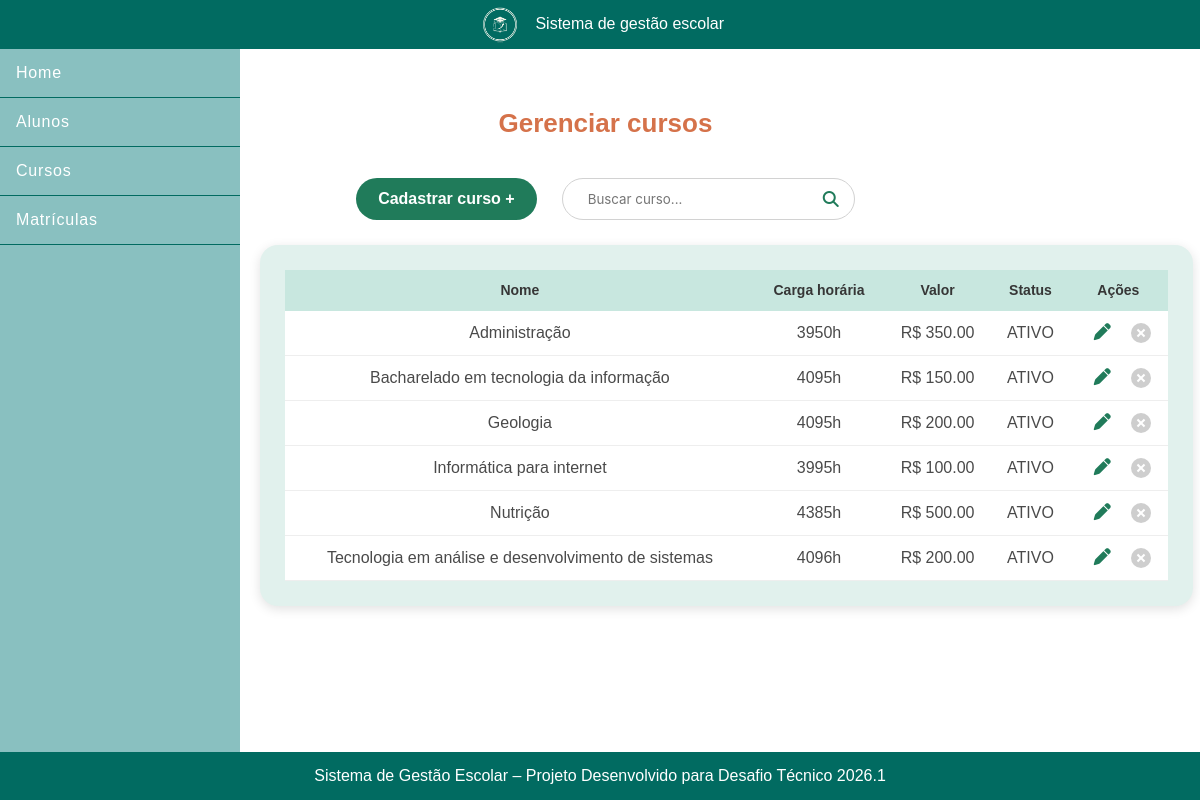
The app's page /cursos/, older data.
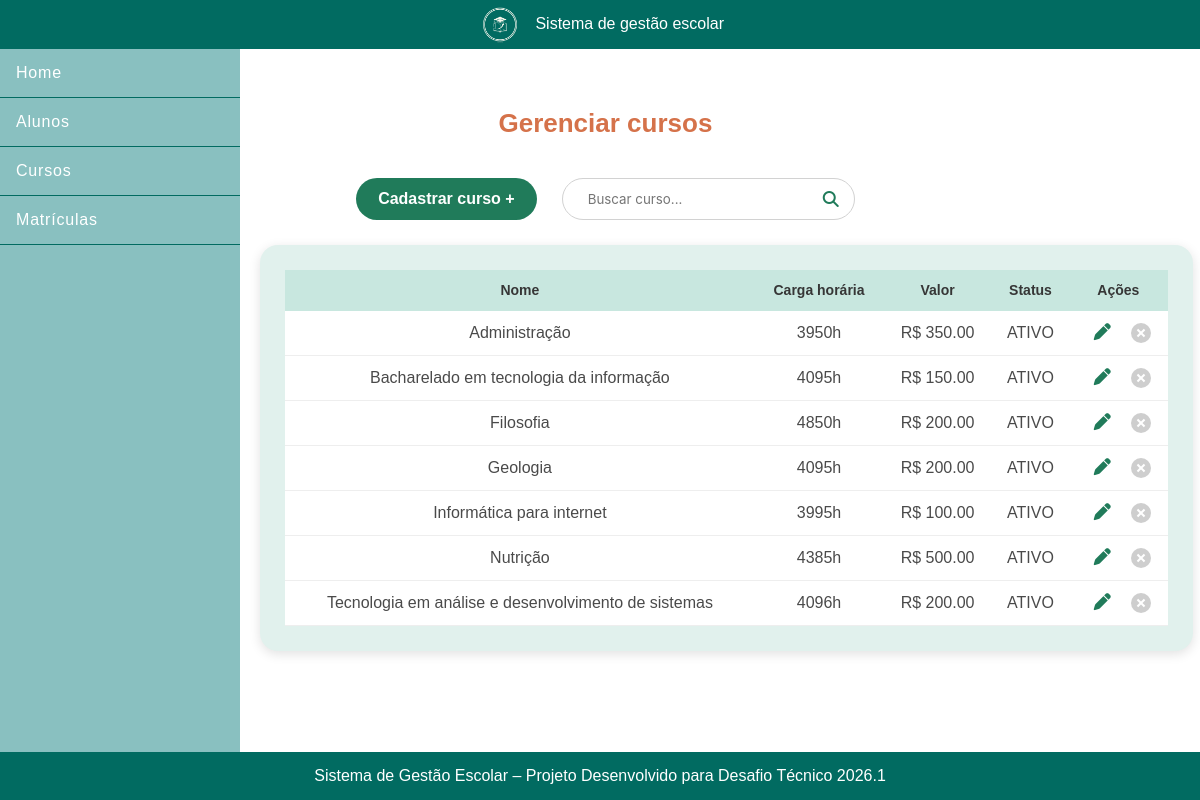
The same page, newer data.
### escola/models.py (models this page shows, shortened)
class Curso(models.Model):
    nome = models.CharField(max_length=100)
    carga_horaria = models.IntegerField()
    valor_inscricao = models.DecimalField(max_digits=8, decimal_places=2)
    status = models.CharField(max_length=20,choices=[('ATIVO','Ativo'),('INATIVO','Inativo')],default='ATIVO')

### escola/views.py (the view)
# urls.py: path('cursos/', CursoList.as_view(), name='listar-cursos'),
def cursos(request):
    busca = request.GET.get("q", "")
    if busca:
        cursos = CursoService.listar_cursos_filtrados(busca)
    else:
        cursos = CursoService.listar_cursos()
    return render(request, "escola/cursos.html", {"cursos": cursos})

### escola/services/cursoservices.py (called while the page is built)
    @staticmethod
    def listar_cursos():
        return Curso.objects.order_by('nome')

### escola/templates/escola/cursos.html
{% extends 'escola/base.html' %}
{% load static %}
{% block content %}
<section class="cursos-container">
    <h1>Gerenciar cursos</h1>
    <div class="cursos-top-bar">
        <a class="btn-cadastrar" href="{% url 'cadastrar_curso' %}">
            Cadastrar curso +
        </a>
        <form method="GET" class="search-box">
            <input type="text" name="q" placeholder="Buscar curso..." value="{{ request.GET.q }}">
            <button type="submit"><i class="fa-solid fa-search"></i></button>
        </form>
    </div>
    <div class="cursos-card">
        <table>
            <thead>
                <tr>
                    <th>Nome</th>
                    <th>Carga horária</th>
                    <th>Valor</th>
                    <th>Status</th>
                    <th class="center">Ações</th>
                </tr>
            </thead>
            <tbody>
                {% for curso in cursos %}
                <tr>
                    <td>{{ curso.nome }}</td>
                    <td>{{ curso.carga_horaria }}h</td>
                    <td>R$ {{ curso.valor_inscricao }}</td>
                    <td>{{ curso.status }}</td>
                    <td class="center actions">
                        <a href="{% url 'editar_curso' curso.id %}" class="edit">
                            <i class="fa-solid fa-pen"></i>
                        </a>
                        <a href="{% url 'deletar_curso' curso.id %}" class="delete">
                        </a>
                    </td>
                </tr>
                {% empty %}
                <tr>
                    <td colspan="5" class="center">Nenhum curso encontrado.</td>
                </tr>
                {% endfor %}
            </tbody>
        </table>
    </div>
</section>
{% endblock %}

Row changes from the older to the newer data that the page shows:
added Curso: nome "Filosofia", carga_horaria "4850", valor_inscricao "200.00", status "ATIVO"
